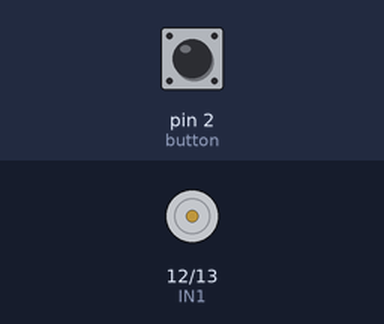
This sketch was run on a simulated Arduino Uno, built with avr-gcc and run on an emulated ATmega328P. On the bench: motor-driver pin pairs drawn as motors (green arrow = first pin HIGH = forward, orange = second pin HIGH = backward, longer = more drive). The inputs (shaded band) are chosen by the test bench; at power-on: pin 2 (button) HIGH.

Above: at 1.2 s.
1.3 s: pin 2 (button) pulled LOW for 0.15 s
At 1.7 s:
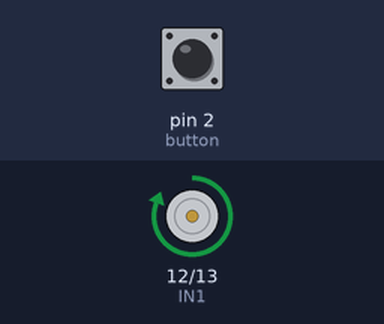
At 8.7 s:
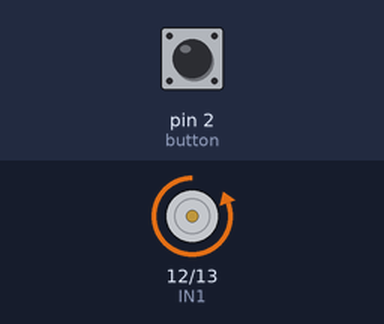
Timing chart, 0 to 13.4 s (numbered marks = the images above; inputs shaded):
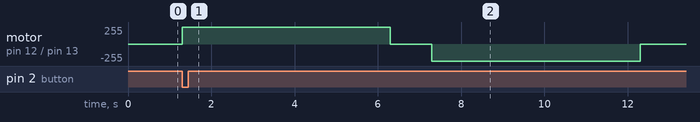

Measured:
- after the input at 1.3 s, motor on pin 12 (IN1) / pin 13 (IN2): stopped → forward 255/255 at once, → stopped 5.0 s later, → backward 255/255 1.0 s later, → stopped 5.0 s later

The sketch:

driving_dc_motor.ino
```cpp
/*
*
*  This was written for use with the tutorial at:
*  https://github.com/SLERP/slerp-base/wiki/Driving-a-DC-Motor
*
*  Once int.0 (an interrupt on PIN2) recognizes a falling edge (transition from HIGH to LOW),
*  boolean intrcv is set HIGH. This flag will send the necessary signals (IN1 & IN2) to the
*  driver, which will cause the motor to rotate each direction for five seconds.
*
*/

/* The motor driver performs with the following logic
*
*    IN1  |  IN2  |  OUT1  |  OUT2  |  Movement
*--------------------------------------------------
*    LOW  |  LOW  |  OFF   |  OFF   |    STOP
*    HIGH |  LOW  |  HIGH  |  LOW   |    CW/CCW
*    LOW  |  HIGH |  LOW   |  HIGH  |    CCW/CW
*    HIGH |  HIGH |  LOW   |  LOW   |    BRAKE
*
*/

// We name our pins with something sensible
int button = 2;
int IN1 = 12;
int IN2 = 13;

// Some state variables
bool intrcv;                                  //flag for interrupt
int timerotate = 5000;                        //5 second delay
int timedelay = 1000;                         //1 second delay

// the setup routine runs once when you press reset:
void setup() {
  pinMode(IN1, OUTPUT);                       //set IN1 to output
  pinMode(IN2, OUTPUT);                       //set IN2 to output
  digitalWrite(IN1, LOW);                     //set IN1 & IN2 LOW
  digitalWrite(IN2, LOW);                     //so motor is stopped
  digitalWrite(button, HIGH);                 //turn on pullup resisitors
  attachInterrupt(0, inthandler, FALLING);    //set button to interrupt
}

// the loop routine runs over and over again forever:
void loop() {

  //This conditional statment will only be true if an interrupt is recieved
  if(intrcv)
  {
    digitalWrite(IN1, HIGH);                  //Set IN1 HIGH, motor rotate
    delay(timerotate);                        //rotate for set time
    digitalWrite(IN2, HIGH);                  //Set IN2 HIGH, motor BRAKE
    delay(timedelay);                         //settling time

    digitalWrite(IN1, LOW);                   //Set IN1 LOW, motor rotate opposite
    delay(timerotate);                        //rotate for set time
    digitalWrite(IN2, LOW);                   //Set IN2 LOW, motor STOP
    delay(timedelay);                         //settling time

    intrcv = LOW;                             //interrupt flag set low
  }
}

//  the interrupt service routine will run when the button is pressed:
void inthandler()
{
  intrcv = HIGH;                              //interrupt flag set high
}
```
